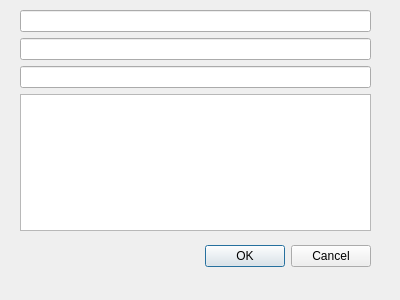
<?xml version="1.0" encoding="UTF-8"?>
<ui version="4.0">
 <class>Dialog</class>
 <widget class="QDialog" name="Dialog">
  <property name="geometry">
   <rect>
    <x>0</x>
    <y>0</y>
    <width>400</width>
    <height>300</height>
   </rect>
  </property>
  <property name="windowTitle">
   <string>Dialog</string>
  </property>
  <widget class="QDialogButtonBox" name="buttonBox">
   <property name="geometry">
    <rect>
     <x>30</x>
     <y>240</y>
     <width>341</width>
     <height>32</height>
    </rect>
   </property>
   <property name="orientation">
    <enum>Qt::Horizontal</enum>
   </property>
   <property name="standardButtons">
    <set>QDialogButtonBox::Cancel|QDialogButtonBox::Ok</set>
   </property>
  </widget>
  <widget class="QWidget" name="verticalLayoutWidget">
   <property name="geometry">
    <rect>
     <x>20</x>
     <y>10</y>
     <width>351</width>
     <height>221</height>
    </rect>
   </property>
   <layout class="QVBoxLayout" name="verticalLayout">
    <item>
     <widget class="QLineEdit" name="lineEdit_1"/>
    </item>
    <item>
     <widget class="QLineEdit" name="lineEdit_2"/>
    </item>
    <item>
     <widget class="QLineEdit" name="lineEdit_3"/>
    </item>
    <item>
     <widget class="QPlainTextEdit" name="plainTextEdit_1"/>
    </item>
   </layout>
  </widget>
 </widget>
 <resources/>
 <connections>
  <connection>
   <sender>buttonBox</sender>
   <signal>accepted()</signal>
   <receiver>Dialog</receiver>
   <slot>accept()</slot>
   <hints>
    <hint type="sourcelabel">
     <x>248</x>
     <y>254</y>
    </hint>
    <hint type="destinationlabel">
     <x>157</x>
     <y>274</y>
    </hint>
   </hints>
  </connection>
  <connection>
   <sender>buttonBox</sender>
   <signal>rejected()</signal>
   <receiver>Dialog</receiver>
   <slot>reject()</slot>
   <hints>
    <hint type="sourcelabel">
     <x>316</x>
     <y>260</y>
    </hint>
    <hint type="destinationlabel">
     <x>286</x>
     <y>274</y>
    </hint>
   </hints>
  </connection>
 </connections>
</ui>
